Frame 1 (no input): blank canvas, image omitted
Frame 60 (no input): blank canvas, image omitted
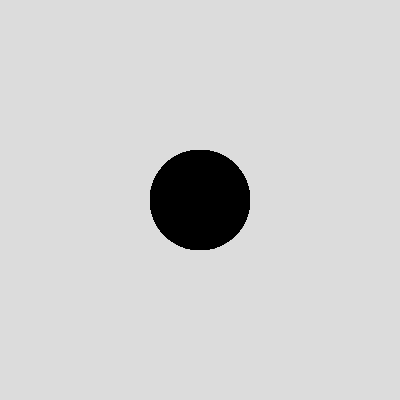
Frame 120 (the mouse pressed at the canvas centre since frame 60)

The p5.js sketch whose frames 1 and 60 were blank and that drew this single picture after the mouse press (run headless with seeded random() and noise() and a simulated clock; from frame 60 on, the mouse is pressed at the canvas centre):

// p5.js sketch
// ── sketch.js
let cur = 0;
function setup() {
  createCanvas(400, 400);
  background(220);
  strokeWeight(0);
}

function draw() {
  /**
   * for drawing shapes and stuff,
   * called every framebuffer (?)
   */
  if (mouseIsPressed === true) {
    fill(cur);
    circle(mouseX, mouseY, 100);
  }
}

function doubleClicked() {
  cur = (cur === 0) ? 255 : 0;
}
